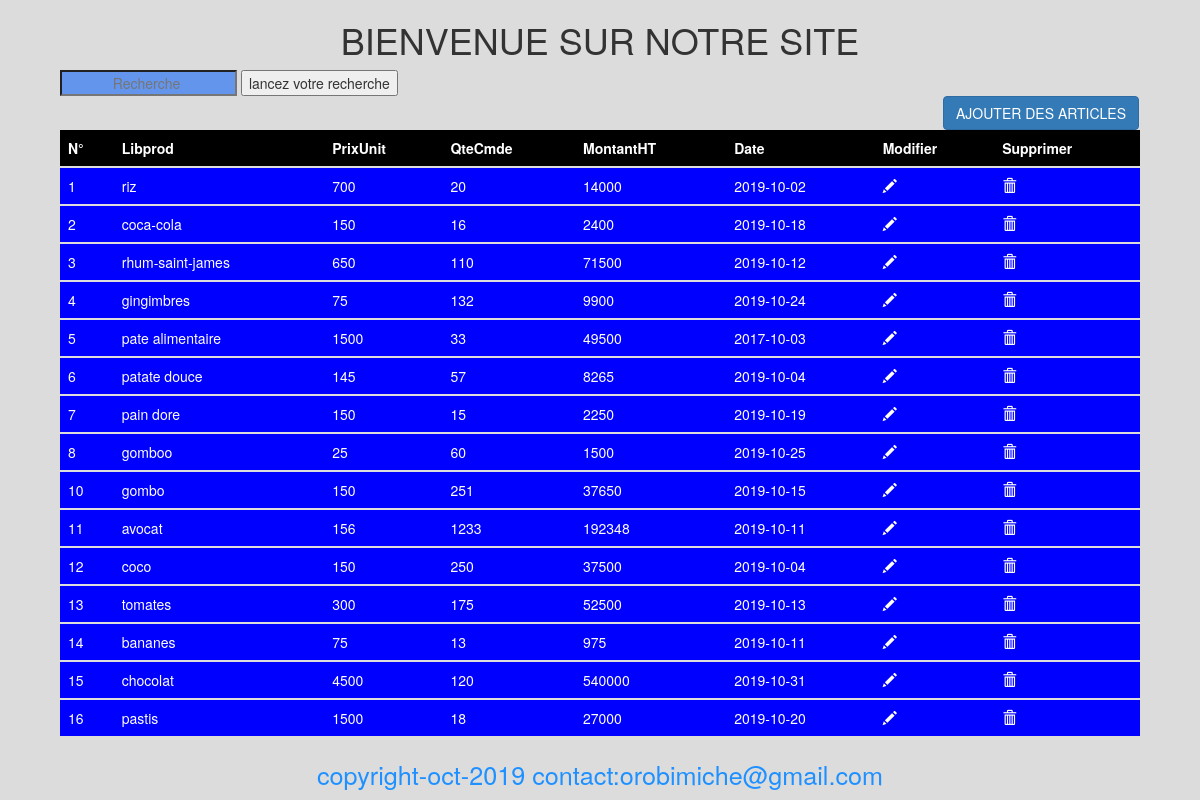
The page / on the database its author committed.
### tables this page shows
CREATE TABLE IF NOT EXISTS `produits` (
  `id` int(11) NOT NULL AUTO_INCREMENT,
  `libprod` varchar(50) NOT NULL,
  `prixunit` int(11) NOT NULL,
  `qtecmde` int(11) NOT NULL,
  `mtht` int(11) NOT NULL,
  `date` date NOT NULL,
  PRIMARY KEY (`id`)
);

### index.php (the view, shortened to what this page needs)
<!DOCTYPE html>
<html lang="en">
<head>
    <link rel="stylesheet" href="https://stackpath.botstrapcdn.com/bootstrap/4.3.1/css/bootstrap.min.css">
    <link rel="stylesheet" href="https://maxcdn.bootstrapcdn.com/bootstrap/3.3.6/css/bootstrap.min.css">
    <link rel="stylesheet" href="asset/style.css">
</head>
<body>
    <div class="container">
       <h1 class="clas" title="conception & réalisation:orobi">BIENVENUE SUR NOTRE SITE</h1>
       <form action="recherche.php" method="post" style="background-color:; margin-left:15px;">
       <div>
       <input type="search" name="search" id="search" placeholder="Recherche">
       <input type="submit" value="lancez votre recherche"  name="submit" >
       </div>
       </form>
       <a href="ajouter.php" class="btn btn-primary">AJOUTER DES ARTICLES</a>
       <div class="container-fluid">
            <table class="table">
                <thead style="background-color:black; color:white;">
                    <tr>
                        <th>N°</th>
                        <th>Libprod</th>
                        <th>PrixUnit</th>
                        <th>QteCmde</th>
                        <th>MontantHT</th>
                        <th>Date</th>
                        <th>Modifier</th>
                        <th>Supprimer</th>
                    </tr>
                </thead>
<?php
 require_once('include/bdd.php');
 $req=$bdd->query('SELECT * FROM produits');
 $req2=$req->fetchAll();
 foreach($req2 as $result){?>
<tbody style="background-color:blue;color:white;">
    <tr>
        <td><?php echo $result['id'];?></td>
        <td><?php echo $result['libprod'];?></td>
        <td><?php echo $result['prixunit'];?></td>
        <td><?php echo $result['qtecmde'];?></td>
        <td><?php echo $result['prixunit']*$result['qtecmde'];?></td>
        <td><?php echo $result['date'];?></td>
        <td><a href="editer.php?id=<?php echo $result['id'];?>" onclick="return confirm('voulez vous modifier')">
        <span class="glyphicon glyphicon-pencil" style="color:white;"></span></a></td>
        <td><a href="supprimer.php?id=<?php echo $result['id'];?>" onclick="return confirm('voulez vous supprimer')">
        <span class="glyphicon glyphicon-trash" style="color:white;"></span></a></td>
    </tr>
</tbody>
<?php
 }
?>
 </table>
</div>
    </div>
    <a href=""><p class="copyr">copyright-oct-2019 contact:orobimiche@gmail.com</p></a>
</body>
</body>
</html>

### asset/style.css (style rules this page uses)
body { background-color:gainsboro; }
.btn { float: right; margin-right: 16px; }
h1 { text-align: center; }
input[type="search"] { text-align: center; background-color: cornflowerblue; color: white; }
.copyr { text-align:center ; color:dodgerblue; font-size:1.8em; }

### rows shown on the page
produits: id "1", libprod "riz", prixunit "700", qtecmde "20", $result['prixunit']*$result['qtecmde'] "14000", date "2019-10-02"
produits: id "2", libprod "coca-cola", prixunit "150", qtecmde "16", $result['prixunit']*$result['qtecmde'] "2400", date "2019-10-18"
produits: id "3", libprod "rhum-saint-james", prixunit "650", qtecmde "110", $result['prixunit']*$result['qtecmde'] "71500", date "2019-10-12"
produits: id "4", libprod "gingimbres", prixunit "75", qtecmde "132", $result['prixunit']*$result['qtecmde'] "9900", date "2019-10-24"
produits: id "5", libprod "pate alimentaire", prixunit "1500", qtecmde "33", $result['prixunit']*$result['qtecmde'] "49500", date "2017-10-03"
produits: id "6", libprod "patate douce", prixunit "145", qtecmde "57", $result['prixunit']*$result['qtecmde'] "8265", date "2019-10-04"
produits: id "7", libprod "pain dore", prixunit "150", qtecmde "15", $result['prixunit']*$result['qtecmde'] "2250", date "2019-10-19"
produits: id "8", libprod "gomboo", prixunit "25", qtecmde "60", $result['prixunit']*$result['qtecmde'] "1500", date "2019-10-25"
produits: id "10", libprod "gombo", prixunit "150", qtecmde "251", $result['prixunit']*$result['qtecmde'] "37650", date "2019-10-15"
produits: id "11", libprod "avocat", prixunit "156", qtecmde "1233", $result['prixunit']*$result['qtecmde'] "192348", date "2019-10-11"
produits: id "12", libprod "coco", prixunit "150", qtecmde "250", $result['prixunit']*$result['qtecmde'] "37500", date "2019-10-04"
produits: id "13", libprod "tomates", prixunit "300", qtecmde "175", $result['prixunit']*$result['qtecmde'] "52500", date "2019-10-13"
produits: id "14", libprod "bananes", prixunit "75", qtecmde "13", $result['prixunit']*$result['qtecmde'] "975", date "2019-10-11"
produits: id "15", libprod "chocolat", prixunit "4500", qtecmde "120", $result['prixunit']*$result['qtecmde'] "540000", date "2019-10-31"
produits: id "16", libprod "pastis", prixunit "1500", qtecmde "18", $result['prixunit']*$result['qtecmde'] "27000", date "2019-10-20"
